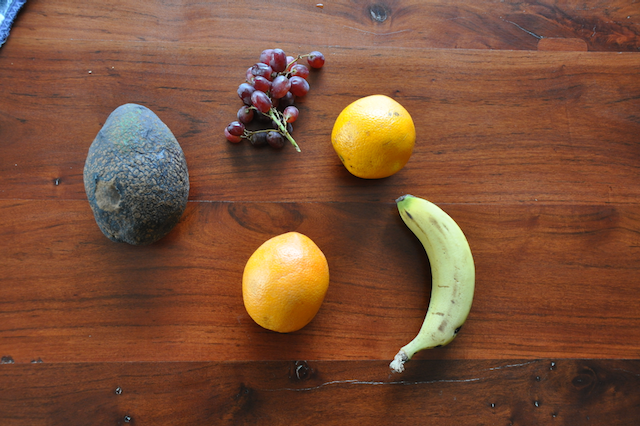
#> input picture object4.png, 640 x 426 px
$ python objectDetection1.py
#> lines starting #> are read from the running program, lines starting #| are printed output that depends on the picture; after the words box and inside, x2 and y2 are one past the last pixel; in counts of white or black regions, pixels touching at a corner belong together; long printed decimals are rounded
#> further down, img is the input picture: shape (426, 640, 3); mean B, G, R 56.9, 80.5, 123.3
import cv2
import numpy as np

#detect edges
def detectImage(OriginalImage):
    #variable for measuring the speed of the function
    e1=cv2.getTickCount()

    #canny library is used to identify edges in an picture
    edges=cv2.Canny(OriginalImage, 100,300)
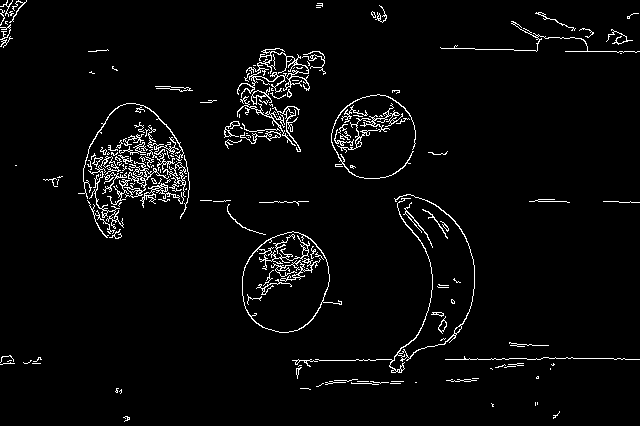
#> edges: shape (426, 640); 3.5% white in thin lines or dots

    #display using mapplotlib
    '''plt.subplot(121), plt.imshow(img, cmap='gray')
    plt.title('Original Image'), plt.xticks([]), plt.yticks([])
    plt.subplot(122), plt.imshow(edges, cmap='gray')
    plt.title('Edge Image'), plt.xticks([]), plt.yticks([])'''

    #display original image
    cv2.namedWindow('Original Image', cv2.WINDOW_NORMAL)
    cv2.imshow('Original Image', OriginalImage)

    #display edged image
    cv2.namedWindow('Edges', cv2.WINDOW_NORMAL)
    cv2.imshow('Edges', edges)

    e2=cv2.getTickCount()
    print('Object detection took me: {} seconds'.format((e2-e1)/cv2.getTickFrequency()))

    cv2.waitKey(0)
    cv2.destroyAllWindows()

    return edges

#crop image
def cropImage(OriginalImage, edgedImaged):
    e1=cv2.getTickCount()
    #find all the edges in the image and trace them objects
    (contours, _)=cv2.findContours(edgedImaged.copy(), cv2.RETR_EXTERNAL, cv2.CHAIN_APPROX_SIMPLE)
#> contours = 178 contours, 144 with area under 20; largest, box (x1, y1, x2, y2) and area: (242, 231, 342, 333) 6768, (124, 161, 169, 198) 312, (315, 194, 475, 373) 248, (237, 48, 310, 98) 206, (163, 162, 187, 197) 164
    index=0
    for contour in contours:
        x,y,w,h=cv2.boundingRect(contour)

        #determine w and h depending on the type of object you want to identify
        if w>75 and h>75:
            index+=1
            croppedImg=OriginalImage[y:y+h, x:x+w]
            cv2.imwrite(str(index)+'.png', croppedImg)
#> this loop made 178 passes
#> (x, y, w, h) on passes 1, 2, 3, 6, 7, 8, 10, 12, 14, 16, 17, 18: (123, 416, 7, 6), (553, 411, 7, 8), (491, 403, 3, 4), (119, 389, 3, 5), (300, 388, 11, 2), (115, 388, 4, 5), (316, 383, 8, 4), (351, 382, 28, 3), (370, 381, 19, 3), (325, 381, 21, 4), (446, 379, 31, 3), (334, 379, 24, 3)
#> (contour, x, y, w, h) on passes 4, 5, 9, 11, 13, 15: ([[537, 402], [537, 404]], 537, 402, 1, 3), ([[535, 402], [535, 405]], 535, 402, 1, 4), ([[390, 383], [400, 383]], 390, 383, 11, 1), ([[415, 382], [416, 382]], 415, 382, 2, 1), ([[391, 381], [403, 381]], 391, 381, 13, 1), ([[357, 381], [368, 381]], 357, 381, 12, 1)
#> after the loop, index = 4
    e2=cv2.getTickCount()
    print('Cropping the images took me: {} seconds'.format((e2-e1)/cv2.getTickFrequency()))
#| Cropping the images took me: 0.01996 seconds


def colorDetection(img):
    e1=cv2.getTickCount()

    #next line unsure
    #blurred=cv2.pyrMeanShiftfiltering(img, 5,5)
    hsv=cv2.cvtColor(img, cv2.COLOR_BGR2HSV)
#> hsv: shape (426, 640, 3); mean H, S, V 16.2, 142.8, 125.2


    #banana green
    lowerRange=np.array([65, 60, 60])
    upperRange=np.array([80, 255, 255])
    '''
    #dark green
    lowerRange=np.array([0,0,20])
    upperRange=np.array([50,128,100])

    lowerRange=np.array([40, 100, 50])
    upperRange=np.array([80, 255, 255])
    '''
    mask=cv2.inRange(hsv, lowerRange, upperRange)
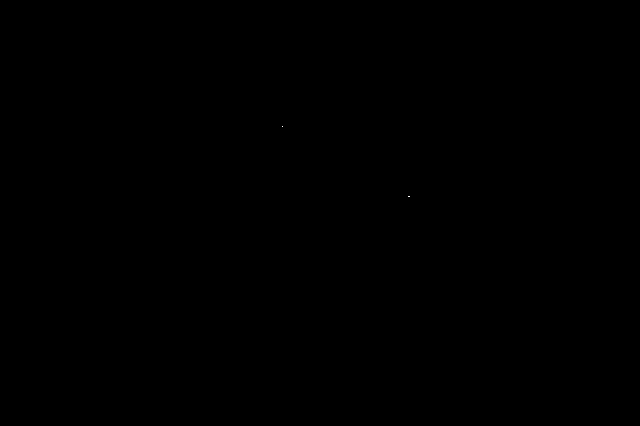
#> mask: shape (426, 640); 0% white in thin lines or dots, all inside (x1, y1, x2, y2) = (282, 126, 410, 197)
    #output=cv2.bitwise_and(img, img, mask=mask)


    kernel=np.ones((5,5), np.uint8)
    dilation=cv2.dilate(hsv, kernel, iterations=1)
#> dilation: shape (426, 640, 3); mean H, S, V 24.1, 162, 140.4

    closing=cv2.morphologyEx(dilation, cv2.MORPH_GRADIENT, kernel)
#> closing: shape (426, 640, 3); mean H, S, V 11.7, 18.5, 15.9
    closing=cv2.morphologyEx(dilation, cv2.MORPH_CLOSE, kernel)
#> closing: shape (426, 640, 3); mean H, S, V 24.7, 163.7, 141.7

    #getting the edge of the morphology
    edge=cv2.Canny(mask, 100,300)
#> edge: shape (426, 640); 0% white in thin lines or dots, all inside (x1, y1, x2, y2) = (281, 125, 410, 198)
    '''
    cropImage(img, edge)
    contours, hierach=cv2.findContours(edge.copy(), cv2.RETR_TREE, cv2.CHAIN_APPROX_SIMPLE)

    #find the index of the largest contour
    areas=[cv2.contourArea(c) for c in contours]

    #print(areas)
    maxIndex=np.argmax(areas)
    cntMax=contours[maxIndex]

    x,y,w,h=cv2.boundingRect(cntMax)
    rctc=cv2.rectangle(img, (x,y), (x+w, y+h), (0,0,0),0)
    imggc=img[y:y+h,x:x+h]
    areas=np.array(areas)
    cnt=0

    for i in areas:

        aIndex=np.array(cnt)
        aCnt=contours[aIndex]
        x,y,w,h=cv2.boundingRect(aCnt)
        rct=cv2.rectangle(img, (x,y), (x+w, y+h), (0, 255,255), 2)

        #determine w and h depending on the type of object you want to identify
        croppedImg=img[y:y+h, x:x+w]
        cnt+=1
        cv2.imwrite(str(cnt)+'usingColor' +'.png', croppedImg)

        #imgg=img[np.where((img==[0,0,0]).all(axis=2))]=[0,33,166]
    '''
    cv2.namedWindow('Color Detection', cv2.WINDOW_NORMAL)
    cv2.imshow('Color Detection', mask)

    cv2.namedWindow('mask', cv2.WINDOW_NORMAL)
    cv2.imshow('mask', closing)
    cv2.waitKey(0)
    '''

        cv2.destroyAllWindows()

    e2=cv2.getTickCount()
    '''
    #print('Colour detection took me: {} seconds'.format((e2-e1)/cv2.getTickFrequency()))


image='object4.png'
#reading the image
img=cv2.imread(image)
edgedImage=detectImage(img)
cropImage(img, edgedImage)
colorDetection(img)

$ run again, with object1.png copied over object4.png
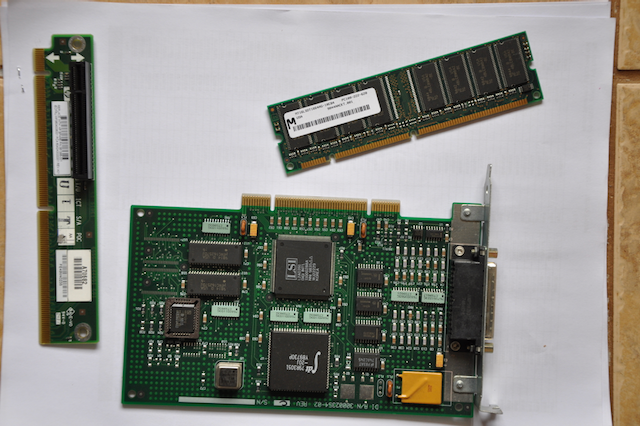
#> input picture object1.png, 640 x 426 px
#> img is the input picture: shape (426, 640, 3); mean B, G, R 134.7, 141.1, 140.5
#> in detectImage, `edges=cv2.Canny(OriginalImage, 100,300)`:
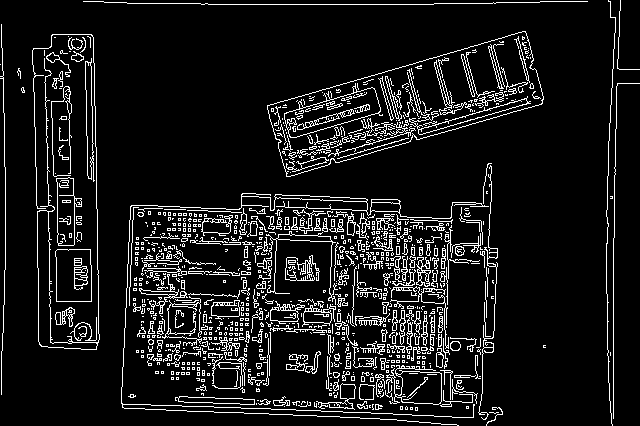
#> edges: shape (426, 640); 9.8% white in thin lines or dots
#> contours = 759 contours, 644 with area under 20; largest, box (x1, y1, x2, y2) and area: (267, 31, 544, 177) 19858, (32, 34, 100, 350) 1888, (55, 249, 92, 302) 1809, (386, 365, 442, 405) 1314, (56, 177, 82, 246) 1172
#> the loop in cropImage, `for contour in contours:` made 759 passes
#> (x, y, w, h, index) on passes 725, 755: (121, 193, 368, 233, 1), (267, 31, 277, 146, 2)
#> after the loop in cropImage, `for contour in contours:`: index = 2
#| Cropping the images took me: 0.03508 seconds
#> hsv: shape (426, 640, 3); mean H, S, V 86.7, 45.6, 147.6
#> mask: shape (426, 640); 4.1% white in thin lines or dots, all inside (x1, y1, x2, y2) = (47, 31, 544, 418)
#> dilation: shape (426, 640, 3); mean H, S, V 106.2, 86.3, 171.9
#> in colorDetection, `edge=cv2.Canny(mask, 100,300)`:
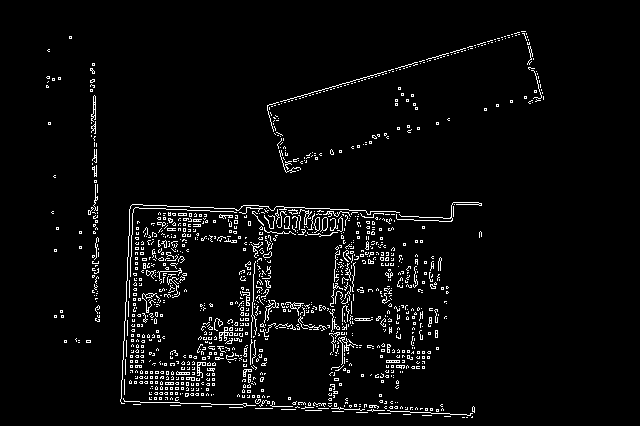
#> edge: shape (426, 640); 4.1% white in thin lines or dots, all inside (x1, y1, x2, y2) = (46, 31, 544, 418)

$ run again, with object3.png copied over object4.png
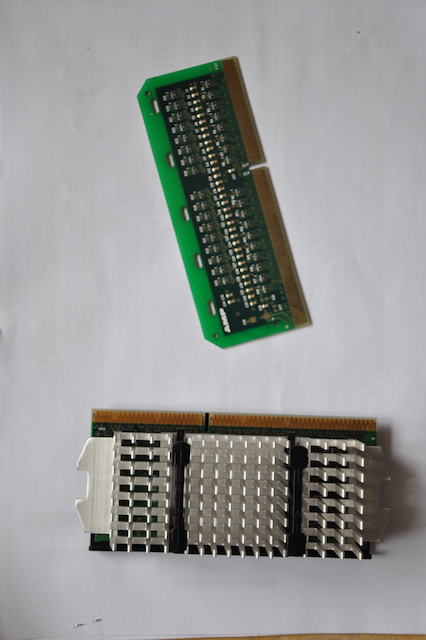
#> input picture object3.png, 426 x 640 px
#> img is the input picture: shape (640, 426, 3); mean B, G, R 150.5, 152.3, 151.3
#> in detectImage, `edges=cv2.Canny(OriginalImage, 100,300)`:
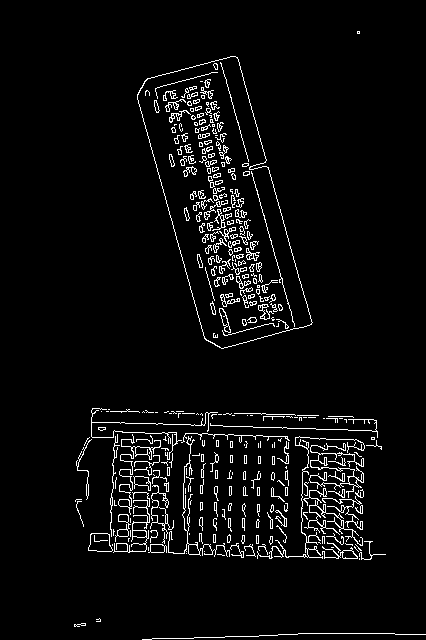
#> edges: shape (640, 426); 4.5% white in thin lines or dots, all inside (x1, y1, x2, y2) = (74, 31, 426, 640)
#> contours = 174 contours, 147 with area under 20; largest, box (x1, y1, x2, y2) and area: (137, 56, 313, 349) 29744, (88, 533, 113, 552) 356, (118, 434, 161, 515) 229, (309, 443, 364, 498) 202, (115, 514, 131, 542) 146
#> the loop in cropImage, `for contour in contours:` made 174 passes
#> (x, y, w, h, index) on passes 129, 173: (257, 436, 108, 123, 1), (137, 56, 176, 293, 2)
#> after the loop in cropImage, `for contour in contours:`: index = 2
#| Cropping the images took me: 0.01925 seconds
#> hsv: shape (640, 426, 3); mean H, S, V 102.8, 25.6, 156.8
#> mask: shape (640, 426); 2.5% white; 105 white regions (103 under 20 px), largest, box (x1, y1, x2, y2) and area: (137, 60, 295, 349) 6441, (91, 422, 93, 437) 27
#> dilation: shape (640, 426, 3); mean H, S, V 117.8, 43, 170.9
#> in colorDetection, `edge=cv2.Canny(mask, 100,300)`:
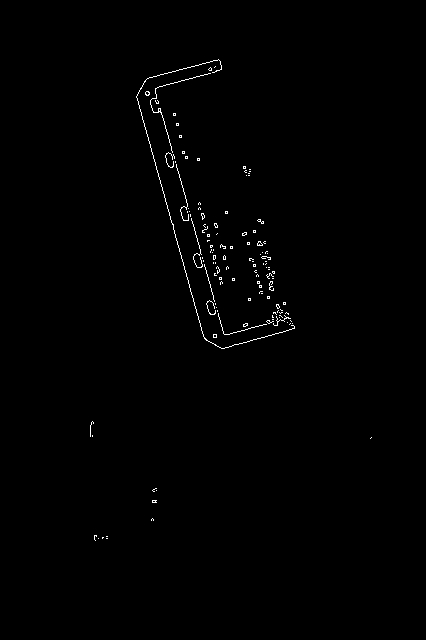
#> edge: shape (640, 426); 0.6% white in thin lines or dots, all inside (x1, y1, x2, y2) = (90, 59, 372, 541)
